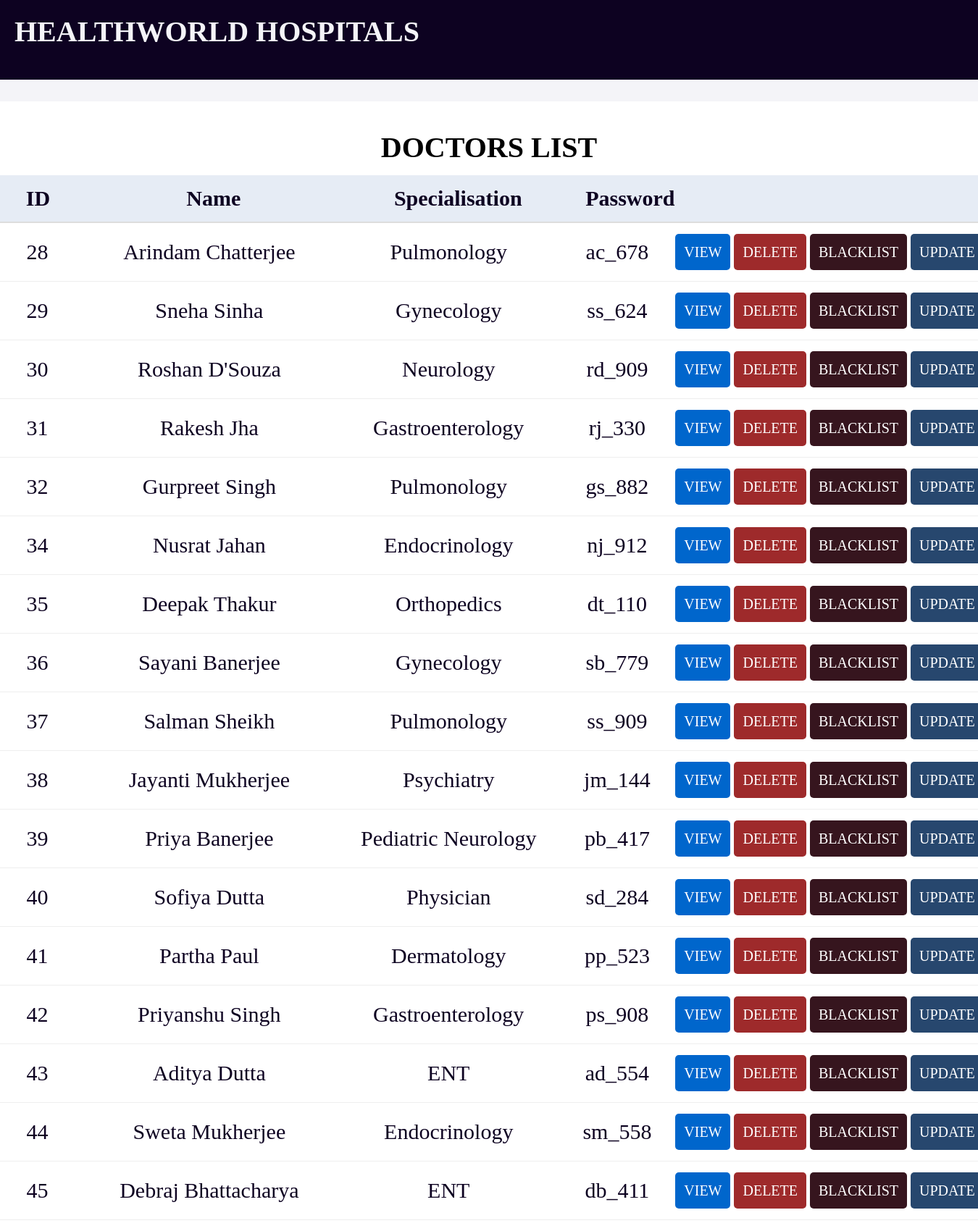
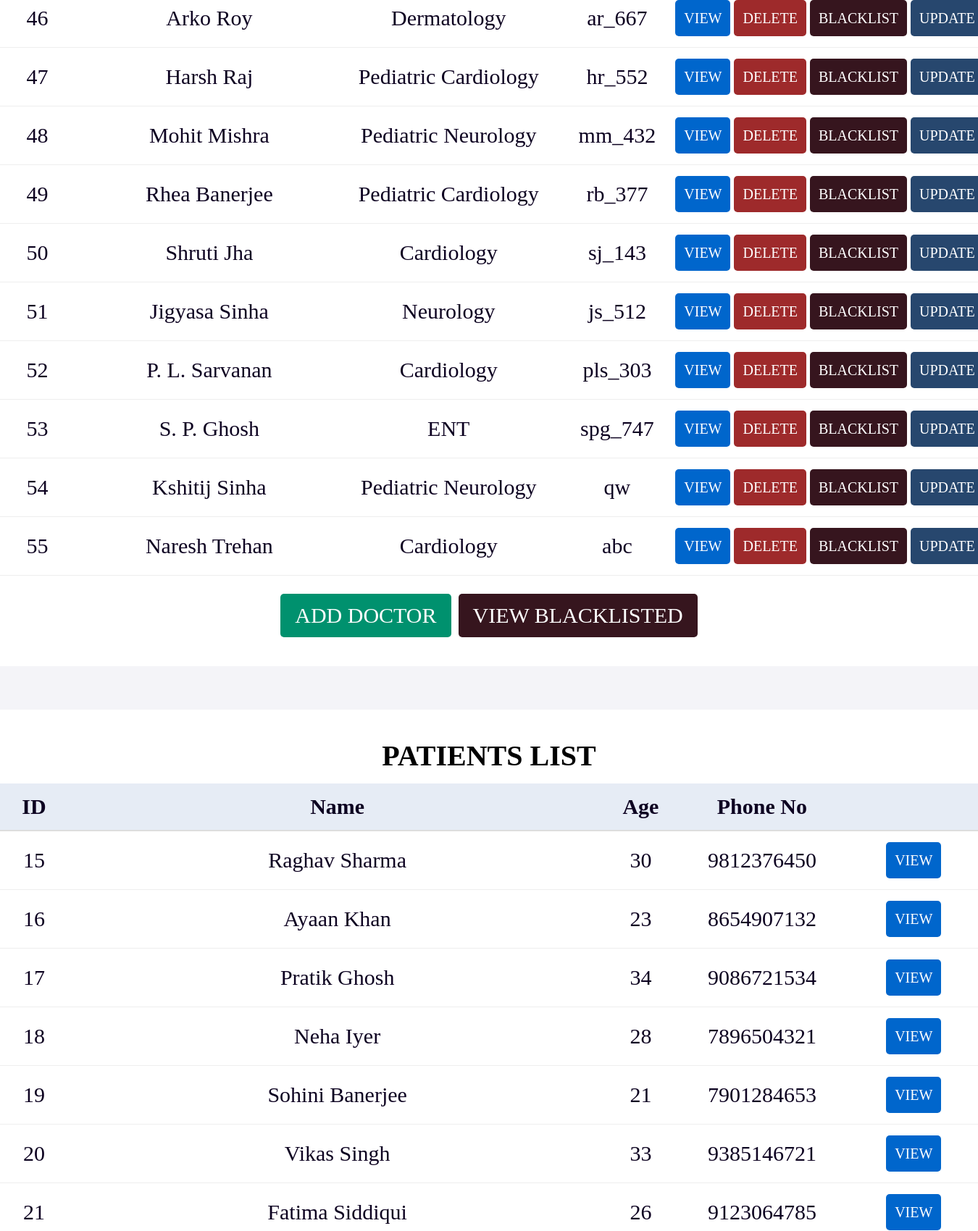
The app's page /admin/dashboard (upper part) with its own data (2 pictures, top to bottom).
### models.py (models this page shows)
class Doctor(db.Model):
    __tablename__ = "Doctor"
    doctor_ID = db.Column(db.Integer, primary_key=True, autoincrement=True, nullable=False)
    name = db.Column(db.String, nullable=False)
    specialisation = db.Column(db.String, nullable=False)
    availability = db.Column(db.String, nullable=False)
    password = db.Column(db.String, nullable=False)
    contact = db.Column(db.Integer, nullable=False)

class Patient(db.Model):
    __tablename__ = "Patient"
    patient_ID = db.Column(db.Integer, primary_key=True, autoincrement=True, nullable=False)
    name = db.Column(db.String, nullable=False)
    contact = db.Column(db.String, nullable=False)
    login = db.Column(db.Integer, nullable=False)
    password = db.Column(db.Integer, nullable=False)
    age = db.Column(db.Integer, nullable=False)

### main.py (the view)
@app.route("/admin/dashboard", methods=['GET'])
def admin_dashboard():
    return render_template('admin_dashboard.html', doctors=Doctor.query.all(), patients=Patient.query.all(), appointments=Appointment.query.all())

### TEMPLATES/admin_dashboard.html (shortened to what this page needs)
<!DOCTYPE html>
<html lang="en">
<head>
</head>
<body style="background-color: #f4f4f8;">
<header>HEALTHWORLD HOSPITALS</header>
<div style="display: flex; flex-direction: column; justify-content: center; align-items: center;">
    <div id="login">
        <h4 style="font-size: 40px; text-align: center;">DOCTORS LIST</h4>
        <ul id="details" style="margin: 15px; list-style-type: none;">
            <li class="heading-row">
                <h4 style="width: 100px; text-align: center;">ID</h4>
                <h4 style="width: 410px; text-align: center;">Name</h4>
                <h4 style="width: 300px; text-align: center;">Specialisation</h4>
                <h4 style="width: 200px; text-align: center;">Password</h4>
                <h4 style="width: 400px; text-align: center;"></h4>
            </li>
            {% for doctor in doctors %}
            <li style="padding: 15px; border-bottom: 1px solid #eee;">
                <div id="table">
                    <span style="font-size: 30px; width: 100px; color: #0D0221;">{{ doctor.doctor_ID }}</span>
                    <span style="font-size: 30px; width: 410px; color: #0D0221;">{{ doctor.name }}</span>
                    <span style="font-size: 30px; width: 300px; color: #0D0221;">{{ doctor.specialisation }}</span>
                    <span style="font-size: 30px; width: 200px; color: #0D0221;">{{ doctor.password }}</span>
                    <div style="width: 400px; display:flex; justify-content: center;">
                        <a href="/admin/view/doctor/{{ doctor.doctor_ID }}" class="btn" style="background-color:#0066cc; margin-right:5px;">VIEW</a>
                        <a href="/admin/delete/{{ doctor.doctor_ID }}" class="btn" style="background-color:#9E2A2B; margin-right:5px;">DELETE</a>
                        <a href="/admin/blacklist/{{ doctor.doctor_ID }}" class="btn" style="background-color:#36151E; margin-right:5px;">BLACKLIST</a>
                        <a href="/admin/update/{{ doctor.doctor_ID }}" class="btn" style="background-color:#27476e;">UPDATE</a>
                    </div>
                </div>
            </li>
            {% endfor %}
        </ul>
        <div style="display: flex; justify-content: center;">
            <a href="/admin/dashboard/add_doctor" class="btn" style="background-color:#00916e; font-size: 30px; padding: 10px 20px; margin-top: 10px; margin-right: 10px;">ADD DOCTOR</a>
            <a href="/admin/view/blacklist" class="btn" style="background-color:#36151E; font-size: 30px; padding: 10px 20px; margin-top: 10px;">VIEW BLACKLISTED</a>
        </div>
    </div>
    <div id="login">
        <h4 style="font-size: 40px; text-align: center;">PATIENTS LIST</h4>
        <ul id="details" style="margin: 15px; list-style-type: none;">
            <li class="heading-row">
                <h4 style="width: 100px; text-align: center;">ID</h4>
                <h4 style="width: 900px; text-align: center;">Name</h4>
                <h4 style="width: 100px; text-align: center;">Age</h4>
                <h4 style="width: 300px; text-align: center;">Phone No</h4>
                <h4 style="width: 200px; text-align: center;"></h4>
            </li>
            {% for patient in patients %}
            <li style="padding: 15px; border-bottom: 1px solid #eee;">
                <div id="table">
                    <span style="font-size: 30px; width: 100px; color: #0D0221;">{{ patient.patient_ID }}</span>
                    <span style="font-size: 30px; width: 900px; color: #0D0221;">{{ patient.name }}</span>
                    <span style="font-size: 30px; width: 100px; color: #0D0221;">{{ patient.age }}</span>
                    <span style="font-size: 30px; width: 300px; color: #0D0221;">{{ patient.contact }}</span>
                    <div style="width:200px; display:flex; justify-content:center;">
                        <a href="/admin/view/patient/{{ patient.patient_ID }}" class="btn" style="background-color:#0066cc;">VIEW</a>
                    </div>
                </div>
            </li>
            {% endfor %}
        </ul>
    </div>
</div>
</body>
</html>

### TEMPLATES/admin_dashboard.html (style rules this page uses)
* { margin: 0; padding: 0; }
header { background-color: #0D0221; color: #f4f4f8; height: 70px; font-size: 40px; padding: 20px; font-weight: 600; }
#details { display: flex; flex-direction: column; }
#table { display: flex; align-items: center; }
span { display: flex; justify-content: center; }
h4 { font-size: 30px; }
#login { padding: 40px; margin: 30px; background-color: #ffffff; border-radius: 20px; width: 1400px; }
a { text-decoration: none; }
.btn { display: flex; align-items: center; justify-content: center; font-size: 20px; height: 40px; padding: 5px 12px; border-radius: 5px; color: white; }
.heading-row { padding: 15px; display: flex; justify-content: space-around; border-bottom: 2px solid #ddd; background-color: #E6ECF5; font-size: 28px; font-weight: 600; color: #0D0221; }

### records on screen
Doctor: doctor_ID "28", name "Arindam Chatterjee", specialisation "Pulmonology", password "ac_678"
Doctor: doctor_ID "29", name "Sneha Sinha", specialisation "Gynecology", password "ss_624"
Doctor: doctor_ID "30", name "Roshan D'Souza", specialisation "Neurology", password "rd_909"
Doctor: doctor_ID "31", name "Rakesh Jha", specialisation "Gastroenterology", password "rj_330"
Doctor: doctor_ID "32", name "Gurpreet Singh", specialisation "Pulmonology", password "gs_882"
Doctor: doctor_ID "34", name "Nusrat Jahan", specialisation "Endocrinology", password "nj_912"
Doctor: doctor_ID "35", name "Deepak Thakur", specialisation "Orthopedics", password "dt_110"
Doctor: doctor_ID "36", name "Sayani Banerjee", specialisation "Gynecology", password "sb_779"
Doctor: doctor_ID "37", name "Salman Sheikh", specialisation "Pulmonology", password "ss_909"
Doctor: doctor_ID "38", name "Jayanti Mukherjee", specialisation "Psychiatry", password "jm_144"
Doctor: doctor_ID "39", name "Priya Banerjee", specialisation "Pediatric Neurology", password "pb_417"
Doctor: doctor_ID "40", name "Sofiya Dutta", specialisation "Physician", password "sd_284"
Doctor: doctor_ID "41", name "Partha Paul", specialisation "Dermatology", password "pp_523"
Doctor: doctor_ID "42", name "Priyanshu Singh", specialisation "Gastroenterology", password "ps_908"
Doctor: doctor_ID "43", name "Aditya Dutta", specialisation "ENT", password "ad_554"
Doctor: doctor_ID "44", name "Sweta Mukherjee", specialisation "Endocrinology", password "sm_558"
Doctor: doctor_ID "45", name "Debraj Bhattacharya", specialisation "ENT", password "db_411"
Doctor: doctor_ID "46", name "Arko Roy", specialisation "Dermatology", password "ar_667"
Doctor: doctor_ID "47", name "Harsh Raj", specialisation "Pediatric Cardiology", password "hr_552"
Doctor: doctor_ID "48", name "Mohit Mishra", specialisation "Pediatric Neurology", password "mm_432"
Doctor: doctor_ID "49", name "Rhea Banerjee", specialisation "Pediatric Cardiology", password "rb_377"
Doctor: doctor_ID "50", name "Shruti Jha", specialisation "Cardiology", password "sj_143"
Doctor: doctor_ID "51", name "Jigyasa Sinha", specialisation "Neurology", password "js_512"
Doctor: doctor_ID "52", name "P. L. Sarvanan", specialisation "Cardiology", password "pls_303"
Doctor: doctor_ID "53", name "S. P. Ghosh", specialisation "ENT", password "spg_747"
Doctor: doctor_ID "54", name "Kshitij Sinha", specialisation "Pediatric Neurology", password "qw"
Doctor: doctor_ID "55", name "Naresh Trehan", specialisation "Cardiology", password "abc"
Patient: patient_ID "15", name "Raghav Sharma", age "30", contact "9812376450"
Patient: patient_ID "16", name "Ayaan Khan", age "23", contact "8654907132"
Patient: patient_ID "17", name "Pratik Ghosh", age "34", contact "9086721534"
Patient: patient_ID "18", name "Neha Iyer", age "28", contact "7896504321"
Patient: patient_ID "19", name "Sohini Banerjee", age "21", contact "7901284653"
Patient: patient_ID "20", name "Vikas Singh", age "33", contact "9385146721"
Patient: patient_ID "21", name "Fatima Siddiqui", age "26", contact "9123064785"
